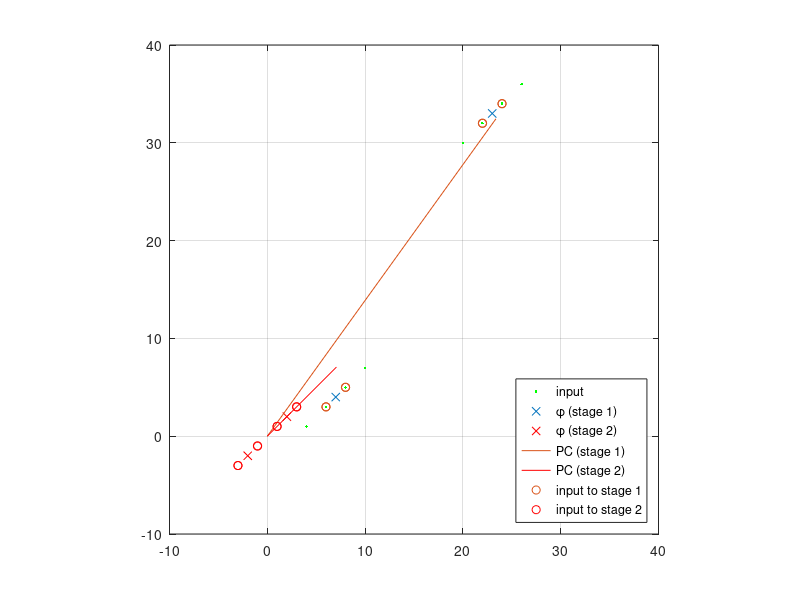

MATLAB code for this plot:
close all;
clear;
clc;
inp = [4 6 8 10 20 22 24 26;...
1 3 5 7 30 32 34 36];
x=[ 6 8 22 24   6 8 22 24; ...
    3 5 32 34   3 5 32 34];
[u_x,v_x] = eig(x*x')

y=[ 1 3 1 3   -3 -1 -3 -1; ...
    1 3 1 3   -3 -1 -3 -1];
[u_y,v_y] = eig(y*y')


plot(inp(1,:), inp(2,:), 'g.')
hold on;
plot([7 23],[4 33], 'x')
plot([-2 2],[-2 2], 'rx')
line([0 40*u_x(1,2)], [0 40*u_x(2,2)])
line([0 10*u_y(1,2)], [0 10*u_y(2,2)], 'Color', 'r')


plot(x(1,:), x(2,:), 'o')
plot(y(1,:), y(2,:), 'ro')
axis equal
axis([-10 40 -10 40])

title('')
legend('input', '\phi (stage 1)', '\phi (stage 2)','PC (stage 1)', 'PC (stage 2)', 'input to stage 1', 'input to stage 2', 'Location', 'SouthEast');
grid